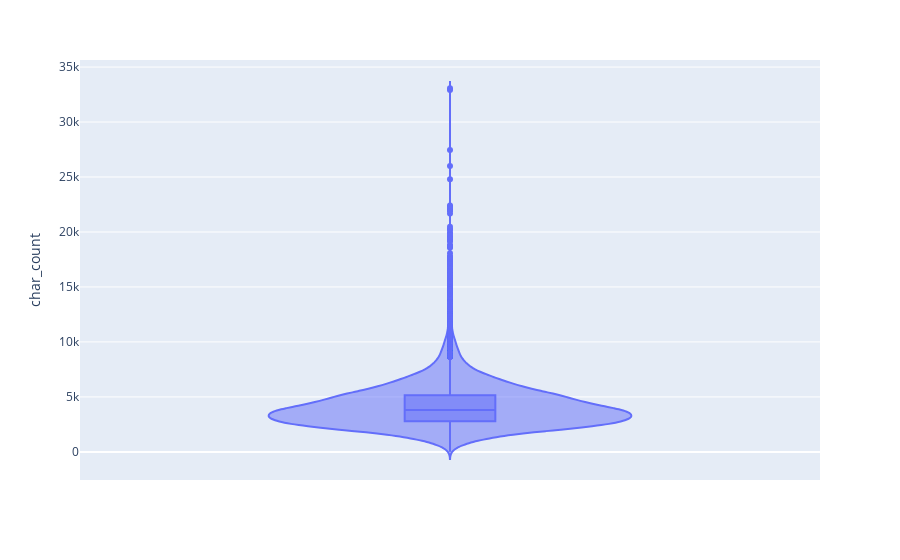

Source (notebook cell):
### Code cell
get_char_count(postings, 'job_docs')

### Figure 1 — Plotly figure (JSON) as saved in the notebook; plotly's stock layout.template omitted (floating-point values rounded to 4 significant figures; data arrays with more than 128 entries replaced by an {"elided": "..."} marker saying what was removed)
{"data": [{"alignmentgroup": "True", "box": {"visible": true}, "hovertemplate": "char_count=%{y}<extra></extra>", "legendgroup": "", "marker": {"color": "#636efa"}, "name": "", "offsetgroup": "", "orientation": "v", "scalegroup": "True", "showlegend": false, "type": "violin", "x0": " ", "xaxis": "x", "y": {"elided": "47915 int values"}, "y0": " ", "yaxis": "y"}], "layout": {"autosize": true, "dragmode": "pan", "legend": {"tracegroupgap": 0}, "margin": {"t": 60}, "violinmode": "group", "xaxis": {"anchor": "y", "autorange": true, "domain": [0, 1], "range": [-0.5, 0.5], "type": "category"}, "yaxis": {"anchor": "x", "autorange": true, "domain": [0, 1], "range": [-2557.0, 35640.0], "title": {"text": "char_count"}, "type": "linear"}}}
